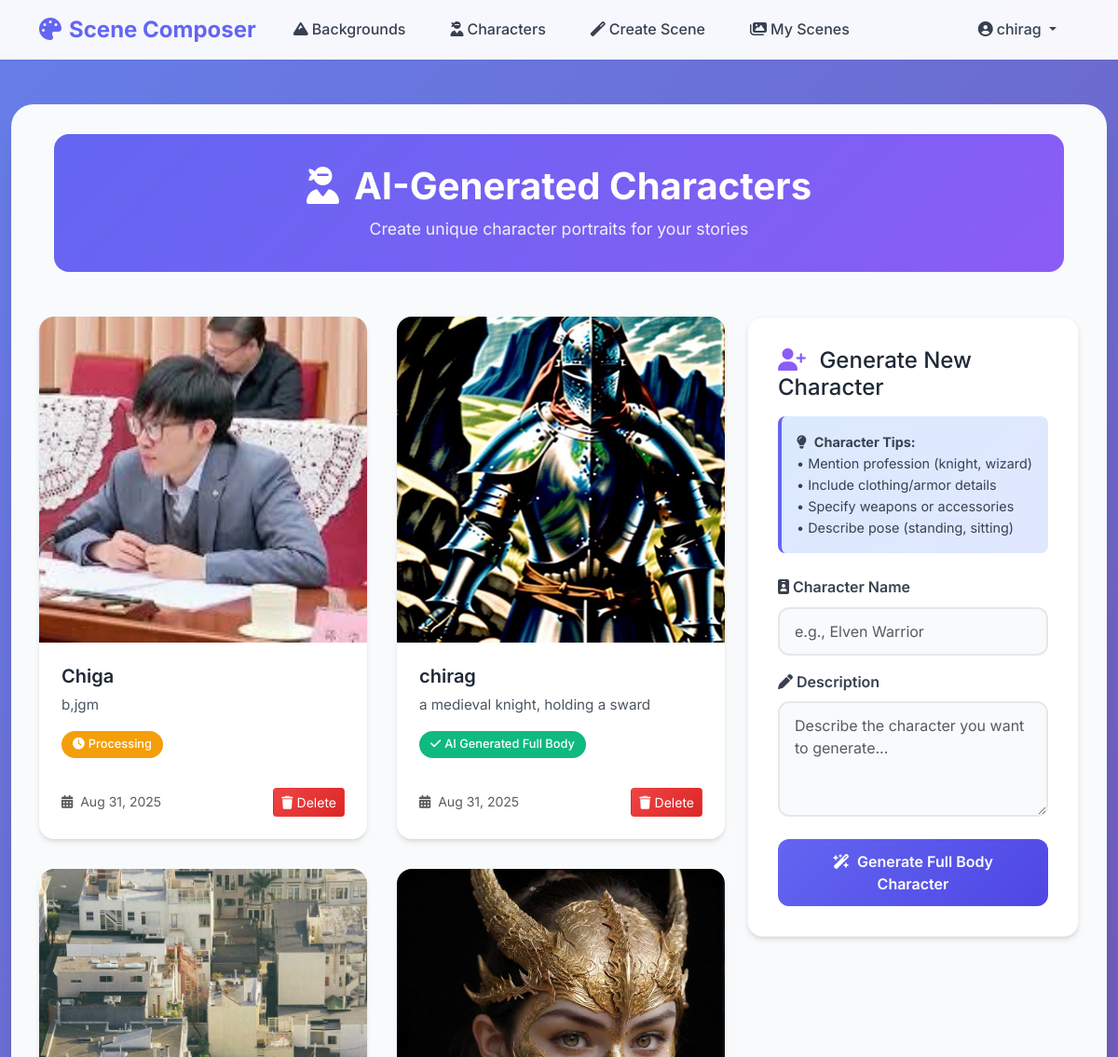
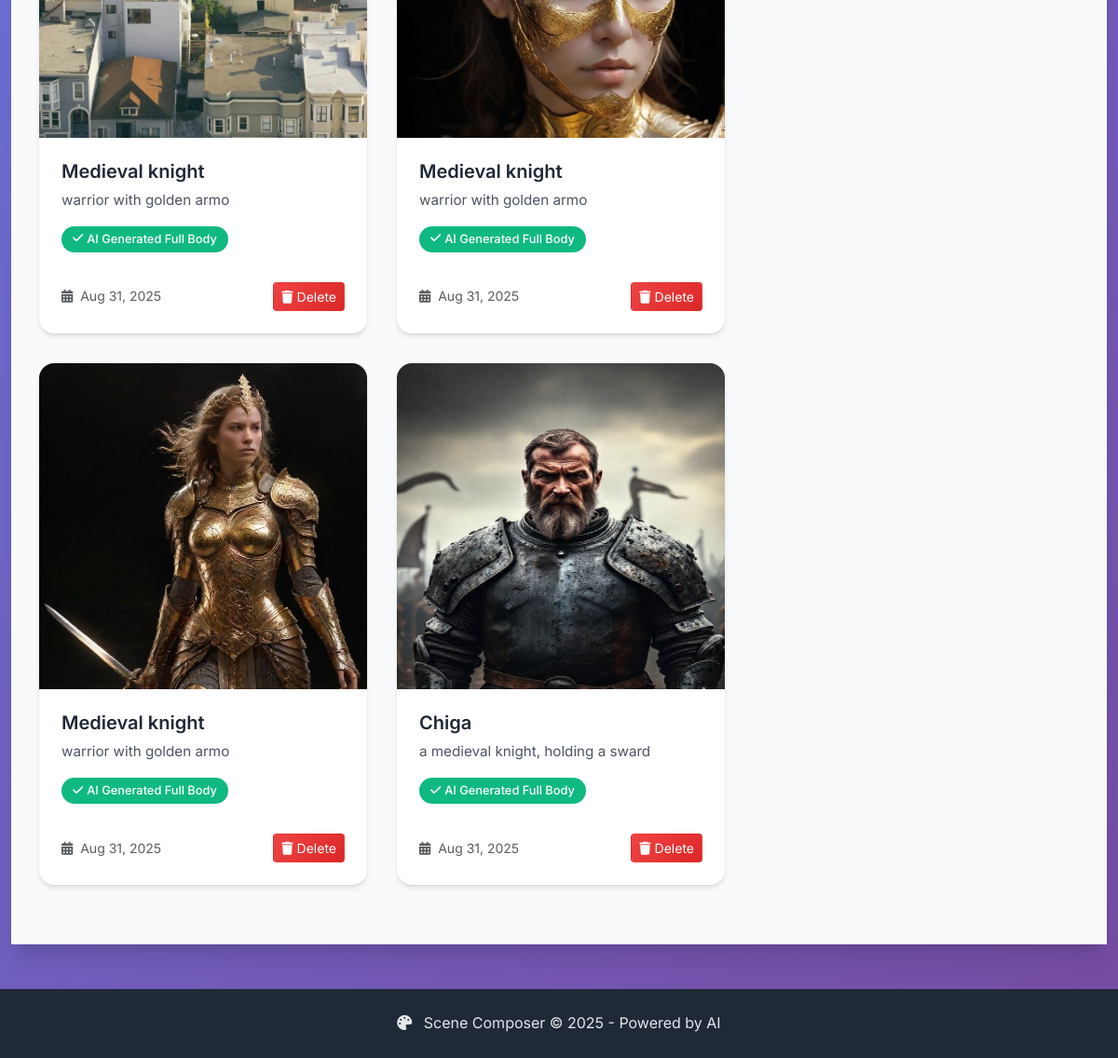
The app's page /characters/ (signed in) with its own data (2 pictures, top to bottom).
### composer/models.py (models this page shows, shortened)
class Character(models.Model):
    name = models.CharField(max_length=200)
    description = models.TextField()
    image = models.ImageField(upload_to='characters/', blank=True, null=True)
    generated_image_url = models.CharField(max_length=500, blank=True, null=True)  # Changed to CharField
    created_by = models.ForeignKey(User, on_delete=models.CASCADE)
    created_at = models.DateTimeField(auto_now_add=True)
    @property
    def image_url(self):
        if self.image:
            return self.image.url
        return self.generated_image_url

### composer/views.py (the view)
# urls.py: path('characters/', views.characters, name='characters'),
@login_required
def characters(request):
    characters = Character.objects.filter(created_by=request.user)
    if request.method == 'POST':
        form = CharacterForm(request.POST)
        if form.is_valid():
            character = form.save(commit=False)
            character.created_by = request.user
            try:
                ai_service = AIService()
                enhanced_desc = ai_service.enhance_description(character.description)
                print(f"Enhanced character description: {enhanced_desc}")
                image_url = ImageGenerationService.generate_character_image(enhanced_desc)
                print(f"Generated character image URL: {image_url}")
                if image_url:
                    character.generated_image_url = image_url
                    character.save()
                    messages.success(request, 'Character generated successfully!')
                else:
                    character.save()
                    messages.error(request, 'Image generation failed. The character was saved but no image was generated.')
            except Exception as e:
                print(f"Error in character generation: {e}")
                character.save()
                messages.error(request, f'An error occurred during character generation: {str(e)}')
            return redirect('characters')
    else:
        form = CharacterForm()
    return render(request, 'composer/characters.html', {
        'characters': characters,
        'form': form
    })

### composer/forms.py
class CharacterForm(forms.ModelForm):
    class Meta:
        model = Character
        fields = ['name', 'description']  # Removed 'image' field
        widgets = {
            'name': forms.TextInput(attrs={'class': 'form-control', 'placeholder': 'e.g., Medieval Knight'}),
            'description': forms.Textarea(attrs={
                'class': 'form-control',
                'rows': 4,
                'placeholder': 'Describe the character you want to generate...'
            }),
        }

### composer/templates/composer/characters.html (shortened to what this page needs)
{% extends 'composer/base.html' %}
{% block content %}
<div class="container">
    <div class="page-header fade-in">
        <h1><i class="fas fa-user-ninja me-3"></i>AI-Generated Characters</h1>
        <p>Create unique character portraits for your stories</p>
    </div>
    <div class="row">
        <div class="col-lg-8">
            {% if characters %}
                <div class="grid-container">
                    {% for character in characters %}
                        <div class="modern-card slide-in">
                            <div class="card-image-container" style="height: 350px;">
                                {% if character.image_url %}
                                    <img src="{{ character.image_url }}" alt="{{ character.name }}" class="character-image">
                                {% endif %}
                            </div>
                            <div class="card-body">
                                <h5 class="card-title">{{ character.name }}</h5>
                                <p class="card-text">{{ character.description|truncatewords:20 }}</p>
                                {% if character.generated_image_url %}
                                    <div class="card-badge">
                                        <i class="fas fa-check me-1"></i>AI Generated Full Body
                                    </div>
                                {% else %}
                                    <div class="card-badge" style="background: var(--warning-color);">
                                        <i class="fas fa-clock me-1"></i>Processing
                                    </div>
                                {% endif %}
                                <div class="d-flex justify-content-between align-items-center mt-3">
                                    <small class="text-muted">
                                        <i class="fas fa-calendar-alt me-1"></i>
                                        {{ character.created_at|date:"M d, Y" }}
                                    </small>
                                    <a href="{% url 'delete_character' character.id %}"
                                       class="btn btn-danger-modern btn-sm"
                                       onclick="return confirm('Are you sure you want to delete this character?')">
                                        <i class="fas fa-trash me-1"></i>Delete
                                    </a>
                                </div>
                            </div>
                        </div>
                    {% endfor %}
                </div>
            {% endif %}
        </div>
        <div class="col-lg-4">
            <div class="form-container">
                <h4 class="mb-3">
                    <i class="fas fa-user-plus me-2" style="color: var(--secondary-color);"></i>
                    Generate New Character
                </h4>
                <div class="form-tips">
                    <strong><i class="fas fa-lightbulb me-2"></i>Character Tips:</strong><br>
                    • Mention profession (knight, wizard)<br>
                    • Include clothing/armor details<br>
                    • Specify weapons or accessories<br>
                    • Describe pose (standing, sitting)
                </div>
                <form method="post">
                    <div class="mb-3">
                        <label for="{{ form.name.id_for_label }}" class="form-label">
                            <i class="fas fa-id-badge me-1"></i>Character Name
                        </label>
                        <input type="text" class="form-control form-control-modern"
                               id="{{ form.name.id_for_label }}"
                               name="{{ form.name.name }}"
                               placeholder="e.g., Elven Warrior"
                               value="{{ form.name.value|default:'' }}" required>
                    </div>
                    <div class="mb-4">
                        <label for="{{ form.description.id_for_label }}" class="form-label">
                            <i class="fas fa-pen me-1"></i>Description
                        </label>
                        <textarea class="form-control form-control-modern"
                                  id="{{ form.description.id_for_label }}"
                                  name="{{ form.description.name }}"
                                  rows="4"
                                  placeholder="Describe the character you want to generate..."
                                  required>{{ form.description.value|default:'' }}</textarea>
                    </div>
                    <button type="submit" class="btn btn-modern btn-primary-modern w-100">
                        <i class="fas fa-wand-magic-sparkles me-2"></i>Generate Full Body Character
                    </button>
                </form>
            </div>
        </div>
    </div>
</div>
{% endblock %}

### composer/templates/composer/base.html (shortened to what this page needs)
<!DOCTYPE html>
<html lang="en">
<head>
    <link href="https://cdn.jsdelivr.net/npm/bootstrap@5.3.0/dist/css/bootstrap.min.css" rel="stylesheet">
    <link rel="stylesheet" href="https://cdnjs.cloudflare.com/ajax/libs/font-awesome/6.4.0/css/all.min.css">
    {% load static %}
    <link rel="stylesheet" href="{% static 'composer/css/style.css' %}">
</head>
<body>
    <nav class="navbar navbar-expand-lg fixed-top">
        <div class="container">
            <a class="navbar-brand" href="{% url 'home' %}">
                <i class="fas fa-palette me-2"></i>Scene Composer
            </a>
            <div class="collapse navbar-collapse" id="navbarNav">
                {% if user.is_authenticated %}
                    <ul class="navbar-nav me-auto">
                        <li class="nav-item">
                            <a class="nav-link" href="{% url 'backgrounds' %}">
                                <i class="fas fa-mountain me-1"></i>Backgrounds
                            </a>
                        </li>
                        <li class="nav-item">
                            <a class="nav-link" href="{% url 'characters' %}">
                                <i class="fas fa-user-ninja me-1"></i>Characters
                            </a>
                        </li>
                        <li class="nav-item">
                            <a class="nav-link" href="{% url 'create_scene' %}">
                                <i class="fas fa-magic me-1"></i>Create Scene
                            </a>
                        </li>
                        <li class="nav-item">
                            <a class="nav-link" href="{% url 'my_scenes' %}">
                                <i class="fas fa-images me-1"></i>My Scenes
                            </a>
                        </li>
                    </ul>
                    <ul class="navbar-nav">
                        <li class="nav-item dropdown">
                            <a class="nav-link dropdown-toggle" href="#" role="button" data-bs-toggle="dropdown">
                                <i class="fas fa-user-circle me-1"></i>{{ user.username }}
                            </a>
                        </li>
                    </ul>
                {% endif %}
            </div>
        </div>
    </nav>
    <div class="container-fluid" style="padding-top: 80px;">
        <div class="main-container">
            {% block content %}{% endblock %}
        </div>
    </div>
    <footer class="text-center py-4 mt-5" style="background: var(--gray-800); color: var(--gray-200);">
        <div class="container">
            <p class="mb-0">
                <i class="fas fa-palette me-2"></i>
                Scene Composer &copy; 2025 - Powered by AI
            </p>
        </div>
    </footer>
</body>
</html>

### composer/static/composer/css/style.css (style rules this page uses)
:root { --primary-color: #6366f1; --primary-dark: #4f46e5; --secondary-color: #8b5cf6; --success-color: #10b981; --warning-color: #f59e0b; --danger-color: #ef4444; --dark-color: #1f2937; --light-color: #f8fafc; --gray-50: #f9fafb; --gray-100: #f3f4f6; --gray-200: #e5e7eb; --gray-600: #4b5563; --gray-700: #374151; --gray-800: #1f2937; --shadow-sm: 0 1px 2px 0 rgb(0 0 0 / 0.05); --shadow-md: 0 4px 6px -1px rgb(0 0 0 / 0.1), 0 2px 4px -2px rgb(0 0 0 / 0.1); --shadow-lg: 0 10px 15px -3px rgb(0 0 0 / 0.1), 0 4px 6px -4px rgb(0 0 0 / 0.1); --shadow-xl: 0 20px 25px -5px rgb(0 0 0 / 0.1), 0 8px 10px -6px rgb(0 0 0 / 0.1); }
* { margin: 0; padding: 0; box-sizing: border-box; }
body { font-family: 'Inter', system-ui, -apple-system, sans-serif; background: linear-gradient(135deg, #667eea 0%, #764ba2 100%); min-height: 100vh; color: var(--gray-800); line-height: 1.6; }
.navbar { background: rgba(255, 255, 255, 0.95); backdrop-filter: blur(20px); border: none; box-shadow: var(--shadow-sm); transition: all 0.3s ease; }
.navbar-brand { font-weight: 700; font-size: 1.5rem; color: var(--primary-color) !important; transition: color 0.3s ease; }
.navbar-nav .nav-link { font-weight: 500; color: var(--gray-700) !important; margin: 0 0.5rem; padding: 0.5rem 1rem !important; border-radius: 8px; transition: all 0.3s ease; }
.main-container { background: var(--light-color); border-radius: 24px 24px 0 0; margin-top: 2rem; min-height: calc(100vh - 100px); padding: 2rem 0; box-shadow: var(--shadow-xl); }
.page-header { text-align: center; margin-bottom: 3rem; padding: 2rem 0; background: linear-gradient(135deg, var(--primary-color), var(--secondary-color)); color: white; border-radius: 16px; margin: 0 1rem 3rem; }
.page-header h1 { font-size: 2.5rem; font-weight: 700; margin-bottom: 0.5rem; }
.page-header p { font-size: 1.1rem; opacity: 0.9; max-width: 600px; margin: 0 auto; }
.modern-card { background: white; border-radius: 16px; box-shadow: var(--shadow-md); border: none; transition: all 0.3s cubic-bezier(0.4, 0, 0.2, 1); overflow: hidden; position: relative; }
.modern-card::before { content: ''; position: absolute; top: 0; left: 0; right: 0; height: 4px; background: linear-gradient(90deg, var(--primary-color), var(--secondary-color)); opacity: 0; transition: opacity 0.3s ease; }
.card-image-container { position: relative; overflow: hidden; height: 250px; }
.modern-card img { width: 100%; height: 100%; object-fit: cover; transition: transform 0.3s ease; }
.card-body { padding: 1.5rem; }
.card-title { font-size: 1.25rem; font-weight: 600; color: var(--gray-800); margin-bottom: 0.5rem; }
.card-text { color: var(--gray-600); font-size: 0.95rem; margin-bottom: 1rem; line-height: 1.5; }
.card-badge { display: inline-flex; align-items: center; padding: 0.25rem 0.75rem; background: var(--success-color); color: white; border-radius: 50px; font-size: 0.8rem; font-weight: 500; margin-bottom: 1rem; }
.btn-modern { font-weight: 600; border-radius: 12px; padding: 0.75rem 1.5rem; border: none; transition: all 0.3s ease; position: relative; overflow: hidden; }
.btn-modern:before { content: ''; position: absolute; top: 0; left: -100%; width: 100%; height: 100%; background: linear-gradient(90deg, transparent, rgba(255,255,255,0.2), transparent); transition: left 0.5s; }
.btn-primary-modern { background: linear-gradient(135deg, var(--primary-color), var(--primary-dark)); color: white; }
.btn-danger-modern { background: linear-gradient(135deg, var(--danger-color), #dc2626); color: white; }
.form-container { background: white; padding: 2rem; border-radius: 16px; box-shadow: var(--shadow-md); border: 1px solid var(--gray-100); position: sticky; top: 2rem; }
.form-label { font-weight: 600; color: var(--gray-700); margin-bottom: 0.5rem; }
.form-control-modern { border: 2px solid var(--gray-200); border-radius: 12px; padding: 0.75rem 1rem; font-size: 1rem; transition: all 0.3s ease; background: var(--gray-50); }
.form-tips { background: linear-gradient(135deg, #dbeafe, #e0e7ff); border-left: 4px solid var(--primary-color); padding: 1rem; border-radius: 8px; margin-bottom: 1.5rem; font-size: 0.9rem; color: var(--gray-700); }
.grid-container { display: grid; grid-template-columns: repeat(auto-fill, minmax(300px, 1fr)); gap: 2rem; margin-bottom: 2rem; }
.fade-in { animation: fadeIn 0.5s ease-in; }
.slide-in { animation: slideIn 0.3s ease-out; }

### composer/templates/composer/characters.html (style rules this page uses)
.character-image { width: 100%; height: 350px; object-fit: cover; object-position: center top; }

### records on screen
Character: image_url (picture), name "Chiga", description "b,jgm", shows "Processing", created_at "Aug 31, 2025"
Character: image_url (picture), name "chirag", description "a medieval knight, holding a sward", shows "AI Generated Full Body", created_at "Aug 31, 2025"
Character: image_url (picture), name "Medieval knight", description "warrior with golden armo", shows "AI Generated Full Body", created_at "Aug 31, 2025"
Character: image_url (picture), name "Medieval knight", description "warrior with golden armo", shows "AI Generated Full Body", created_at "Aug 31, 2025"
Character: image_url (picture), name "Medieval knight", description "warrior with golden armo", shows "AI Generated Full Body", created_at "Aug 31, 2025"
Character: image_url (picture), name "Chiga", description "a medieval knight, holding a sward", shows "AI Generated Full Body", created_at "Aug 31, 2025"

### other values on screen
{{ user.username }} "chirag"
